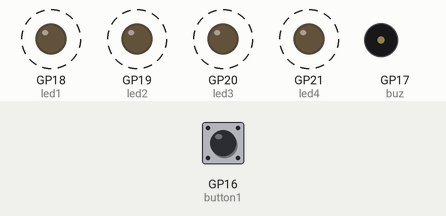
Recording of a program running on a simulated Raspberry Pi Pico running MicroPython. Shown: output pins drawn as LEDs (lit = HIGH), buzzer (waves = sounding, pin HIGH). Dashed ring = blinking. The inputs (shaded band) are chosen by the test bench; at power-on: GP16 (button1) LOW. What the program prints to the serial console is not drawn.

Above: at 1.2 s.
1.3 s: GP16 (button1) pulled HIGH for 1.2 s
Timing chart, 0 to 10.8 s (numbered marks = the images above; inputs shaded):
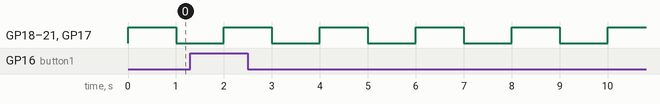

The program:

test.py
```python
from machine import Pin
import utime

button1 = Pin(16, Pin.IN)   #connect Button 1 on GP16

led1 = Pin(18, Pin.OUT)     #connect Led 1 on GP18
led2 = Pin(19, Pin.OUT)     #connect Led 2 on GP19
led3 = Pin(20, Pin.OUT)     #connect Led 3 on GP20
led4 = Pin(21, Pin.OUT)     #connect Led 4 on GP21

buz = Pin(17, Pin.OUT)      #connect Buzzer 4 on GP17

while 1:
    b1 = button1.value()    # Button Button Pressed = 1

    led1.toggle()
    led2.toggle()
    led3.toggle()
    led4.toggle()

    buz.toggle()

    if b1:
        print('Button 1 pressed!')
        utime.sleep(0.5)
    else:
        print('Button 1 Released!')
        utime.sleep(0.5)

    utime.sleep(0.5)
```

Measured:
- by itself, GP18 (led1), GP19 (led2), GP20 (led3), GP21 (led4), GP17 (buz): alternates HIGH for 1.0 s and LOW for 1.0 s
